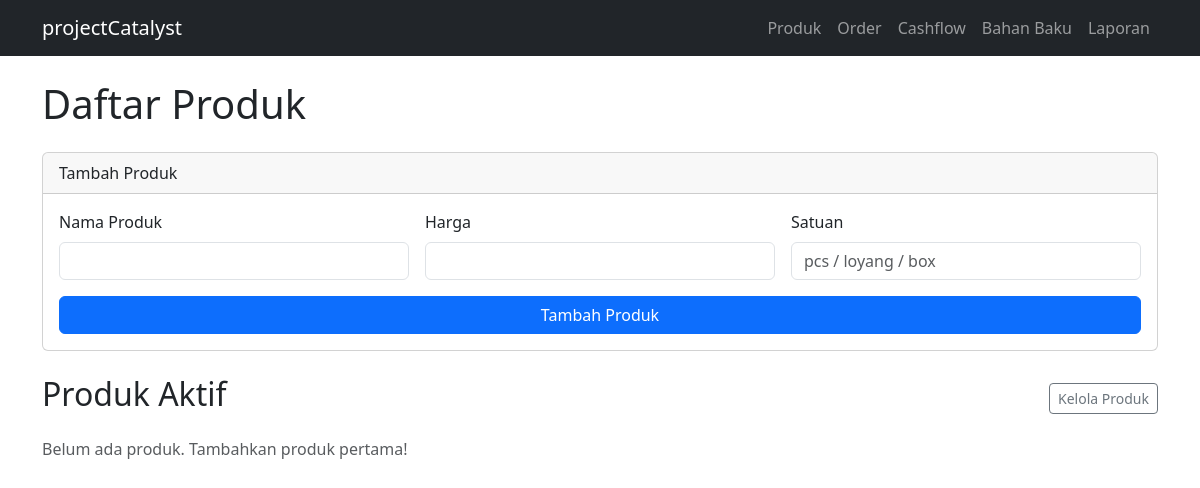
/products, run on an earlier commit of the app's database.
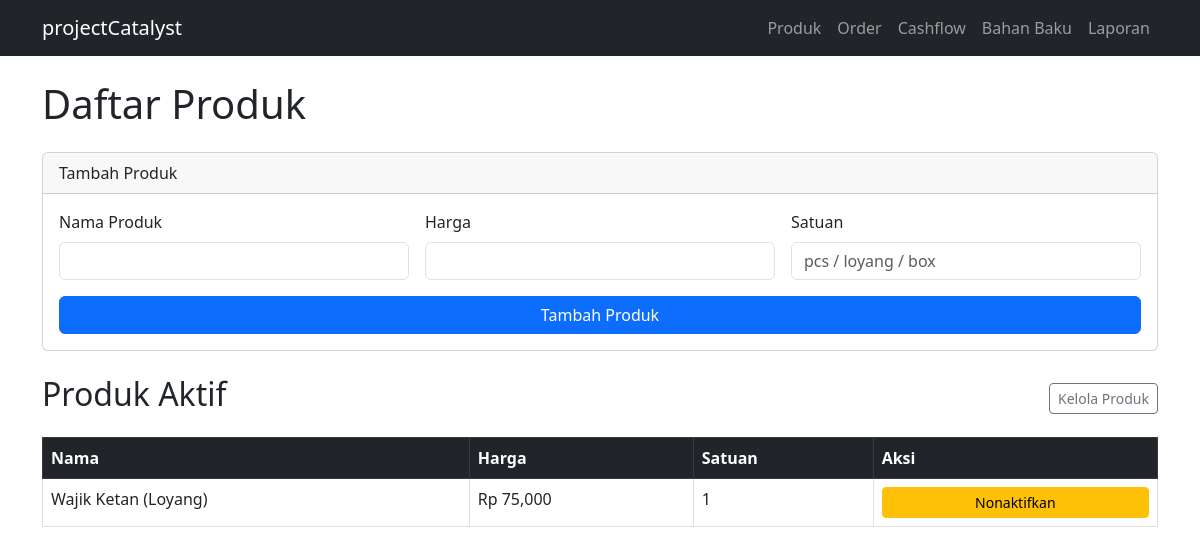
And on a later commit of the database.
### tables this page shows
CREATE TABLE products (
    id          INTEGER PRIMARY KEY AUTOINCREMENT,
    name        TEXT NOT NULL,
    price       REAL NOT NULL,
    unit        TEXT NOT NULL,
    is_active   INTEGER DEFAULT 1,
    created_at  TEXT DEFAULT CURRENT_TIMESTAMP
);

### app.py (the view)
@app.route('/products')
def products():
    all_products = get_all_products()
    return render_template('products.html', products=all_products)

### database/db.py (called while the page is built)
def get_connection():
    conn = sqlite3.connect(DB_PATH)
    conn.row_factory = sqlite3.Row
    conn.execute("PRAGMA foreign_keys = ON")
    return conn

def get_all_products():
    conn = get_connection()
    products = conn.execute(
        "SELECT * FROM products WHERE is_active = 1 ORDER BY name"
    ).fetchall()
    conn.close()
    return products

### templates/products.html (shortened to what this page needs)
{% extends 'base.html' %}
{% block content %}
<h1 class="mb-4">Daftar Produk</h1>
<div class="card mb-4">
    <div class="card-header">Tambah Produk</div>
    <div class="card-body">
        <form action="/products/add" method="POST">
            <div class="row g-3">
                <div class="col-12 col-md-4">
                    <label class="form-label">Nama Produk</label>
                    <input type="text" name="name" class="form-control" required>
                </div>
                <div class="col-12 col-md-4">
                    <label class="form-label">Harga</label>
                    <input type="number" name="price" class="form-control" required>
                </div>
                <div class="col-12 col-md-4">
                    <label class="form-label">Satuan</label>
                    <input type="text" name="unit" class="form-control" placeholder="pcs / loyang / box" required>
                </div>
            </div>
            <button type="submit" class="btn btn-primary mt-3 w-100 w-md-auto">Tambah Produk</button>
        </form>
    </div>
</div>
<div class="d-flex justify-content-between align-items-center mb-3">
    <h2>Produk Aktif</h2>
    <a href="/products/manage" class="btn btn-outline-secondary btn-sm">Kelola Produk</a>
</div>
{% if products %}
<div class="table-responsive">
<table class="table table-bordered table-hover">
    <thead class="table-dark">
        <tr>
            <th>Nama</th>
            <th>Harga</th>
            <th>Satuan</th>
            <th>Aksi</th>
        </tr>
    </thead>
    <tbody>
        {% for product in products %}
        <tr>
            <td>{{ product['name'] }}</td>
            <td>Rp {{ "{:,.0f}".format(product['price']) }}</td>
            <td>{{ product['unit'] }}</td>
            <td>
                <form action="/products/delete/{{ product['id'] }}" method="POST"
                      onsubmit="return confirm('Nonaktifkan produk ini?')">
                    <button type="submit" class="btn btn-warning btn-sm w-100">Nonaktifkan</button>
                </form>
            </td>
        </tr>
        {% endfor %}
    </tbody>
</table>
</div>
{% else %}
<p class="text-muted">Belum ada produk. Tambahkan produk pertama!</p>
{% endif %}
{% endblock %}

### templates/base.html (shortened to what this page needs)
<!DOCTYPE html>
<html lang="id">
<head>
    <link href="https://cdnjs.cloudflare.com/ajax/libs/bootstrap/5.3.0/css/bootstrap.min.css" rel="stylesheet">
</head>
<body>
<nav class="navbar navbar-expand-lg navbar-dark bg-dark">
    <div class="container">
        <a class="navbar-brand" href="/">projectCatalyst</a>
        <div class="collapse navbar-collapse" id="navmenu">
            <ul class="navbar-nav ms-auto">
                <li class="nav-item"><a class="nav-link" href="/products">Produk</a></li>
                <li class="nav-item"><a class="nav-link" href="/orders">Order</a></li>
                <li class="nav-item"><a class="nav-link" href="/cashflow">Cashflow</a></li>
                <li class="nav-item"><a class="nav-link" href="/ingredients">Bahan Baku</a></li>
                <li class="nav-item"><a class="nav-link" href="/reports">Laporan</a></li>
            </ul>
        </div>
    </div>
</nav>
<div class="container mt-4">
    {% block content %}{% endblock %}
</div>
</body>
</html>

### templates/base.html (style rules this page uses)
.btn { transition: all 0.2s ease; }
.card { transition: all 0.2s ease; cursor: pointer; }
.nav-link { transition: all 0.2s ease; position: relative; }
.nav-link::after { content: ''; position: absolute; bottom: 0; left: 0; width: 0; height: 2px; background: #fff; transition: width 0.9s ease; }

What changed in the data, as far as the page shows it:
added products: name "Wajik Ketan (Loyang)", price "75,000", unit "1"
Also different on the page:
text no longer shown: "Belum ada produk. Tambahkan produk pertama!"
text now shown: "Nama Harga Satuan Aksi"
